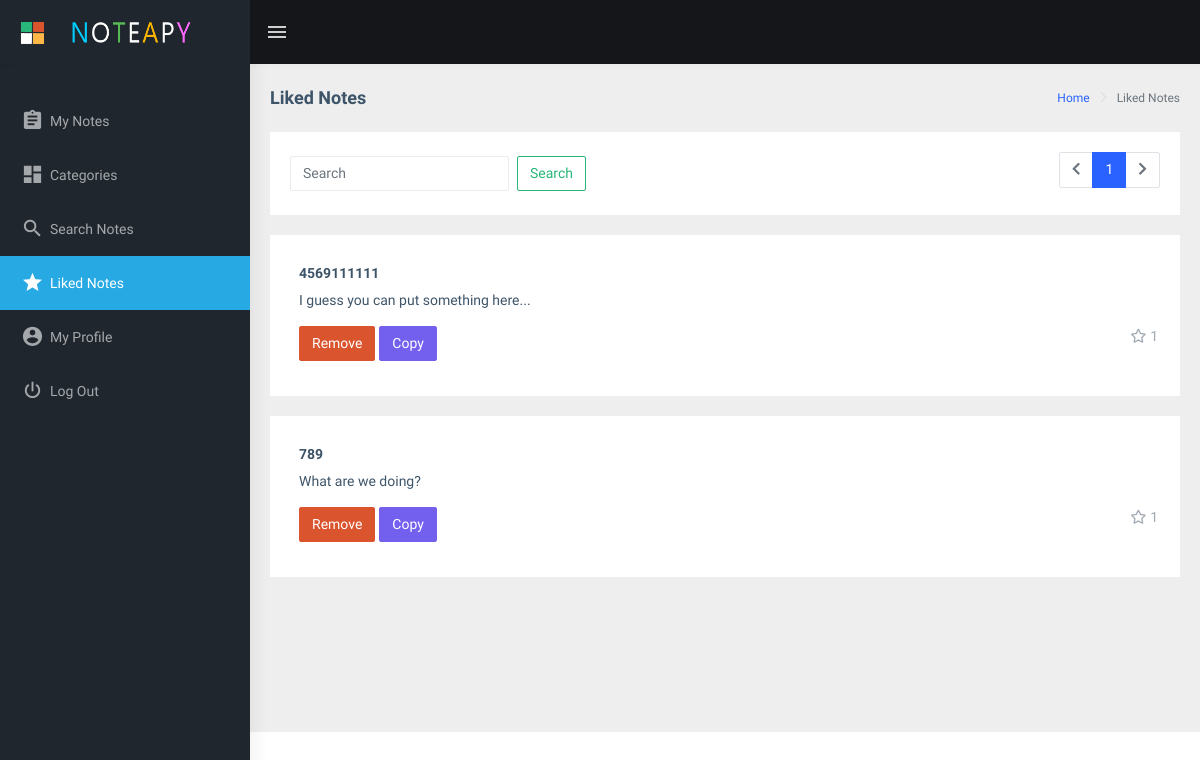
/favorites/ (signed in), run on the app's committed database.
### main/models.py (models this page shows, shortened)
class Favorites(models.Model):
    user = models.ForeignKey(User, on_delete=models.CASCADE)
    note = models.ForeignKey(Notes, on_delete=models.CASCADE)
    class Meta:
        verbose_name_plural = "Favorites"

class Notes(models.Model):
    title    = models.CharField(max_length=30)
    content  = models.TextField()
    author   = models.ForeignKey(User, on_delete=models.CASCADE)
    category = models.ForeignKey(Categories, on_delete=models.CASCADE)
    num_of_favorites = models.IntegerField()
    class Meta:
        verbose_name_plural = "Notes"

### main/views/favorites.py (the view)
# urls.py: path('favorites/', views.ManageFavorites.as_view(), name="Favorites"),
class ManageFavorites(LoginRequiredMixin, ListView):
    template_name = "main/favorites/manage_favorites.html"
    paginate_by = 10
    model = Favorites
    def get_queryset(self):
        search_text = self.request.GET.get('search_text')
        if search_text and search_text != "":
            object_list = self.model.objects.filter(Q(note__title__contains=search_text) | Q(note__content__contains=search_text) & Q(user=self.request.user)).order_by('id')
        else:
            object_list = self.model.objects.filter(user=self.request.user).order_by('id')
        return object_list
    def get_context_data(self, **kwargs):
        search_text = self.request.GET.get('search_text')
        context = super().get_context_data(**kwargs)
        context["search_text"] = search_text
        return context

### main/templates/main/favorites/manage_favorites.html (shortened to what this page needs)
{% extends 'main/base.html' %}
{% load static %}
{% block content %}
<div class="page-wrapper">
    <div class="page-breadcrumb">
        <div class="row">
            <div class="col-12 d-flex no-block align-items-center">
                <h4 class="page-title">Liked Notes</h4>
                <div class="ml-auto text-right">
                    <nav aria-label="breadcrumb">
                        <ol class="breadcrumb">
                            <li class="breadcrumb-item"><a href="{% url 'main:Notes' %}">Home</a></li>
                            <li class="breadcrumb-item active" aria-current="page">Liked Notes</li>
                        </ol>
                    </nav>
                </div>
            </div>
        </div>
    </div>
    <div class="container-fluid">
        <div class="row">
            <div class="col-12">
                <div class="card">
                    <div class="card-body d-flex justify-content-between">
                        <form action="{% url 'main:Favorites' %}" method="GET" class="form-inline my-2 my-lg-1">
                            <input class="form-control mr-sm-2" name="search_text" type="search" placeholder="Search">
                            <button class="btn btn-outline-success my-2 my-sm-0" type="submit">Search</button>
                        </form>
                        <ul class="pagination mb-0">
                            {% if page_obj.has_previous %}
                                <li class="page-item"><a class="page-link" href="?search_text={{ search_text }}&page={{ page_obj.previous_page_number }}"><i class="fa fa-chevron-left" aria-hidden="true"></i></a></li>
                            {% else %}
                                <li class="page-item disabled"><span class="page-link"><i class="fa fa-chevron-left" aria-hidden="true"></i></span></li>
                            {% endif %}
                            {% for i in page_obj.paginator.page_range %}
                                {% if page_obj.number == i %}
                                    <li class="page-item active"><span class="page-link">{{ i }} <span class="sr-only">(current)</span></span></li>
                                {% elif i > page_obj.number|add:'-5' and i < page_obj.number|add:'5' %}
                                    <li class="page-item"><a class="page-link" href="?search_text={{ search_text }}&page={{ i }}">{{ i }}</a></li>
                                {% endif %}
                            {% endfor %}
                            {% if page_obj.has_next %}
                                <li class="page-item"><a class="page-link" href="?search_text={{ search_text }}&page={{ page_obj.next_page_number }}"><i class="fa fa-chevron-right" aria-hidden="true"></i></a></li>
                            {% else %}
                                <li class="page-item disabled"><span class="page-link"><i class="fa fa-chevron-right" aria-hidden="true"></i></span></li>
                            {% endif %}
                        </ul>
                    </div>
                </div>
            </div>
        </div>
        {% if object_list %}
            {% for favorite in object_list %}
                <div class="row">
                    <div class="col-12">
                        <div class="card">
                            <div class="card-body my-1 py-1"></div>
                            <div class="comment-widgets scrollable">
                                <div class="d-flex flex-row comment-row m-t-0">
                                    <div class="comment-text w-100">
                                        <h6 class="font-medium font-weight-bold">{{ favorite.note.title }}</h6>
                                        <span id="{{ favorite.note.id }}" class="m-b-15 d-block">{{ favorite.note.content }}</span>
                                        <div class="comment-footer">
                                            <span class="text-muted float-right pr-2"><i class="far fa-star pr-1"></i>{{ favorite.note.num_of_favorites }}</span>
                                            <div class="form-inline">
                                                <form action="{% url 'main:Remove_Favorite' %}" method="GET" class="pr-1">
                                                    <button class="btn btn-danger" type="submit">Remove</button>
                                                </form>
                                                <button class="btn btn-primary" onclick="copy_to_clipboard('{{ favorite.note.id }}');">Copy</button>
                                            </div>
                                        </div>
                                    </div>
                                </div>
                            </div>
                        </div>
                    </div>
                </div>
            {% endfor %}
        {% endif %}
    </div>
</div>
{% endblock %}

### data on the page
Favorites: note "4569111111", note.content "I guess you can put something here...", note.num_of_favorites "1"
Favorites: note "789", note.content "What are we doing?", note.num_of_favorites "1"

### other printed values
{{ i }} "1"
